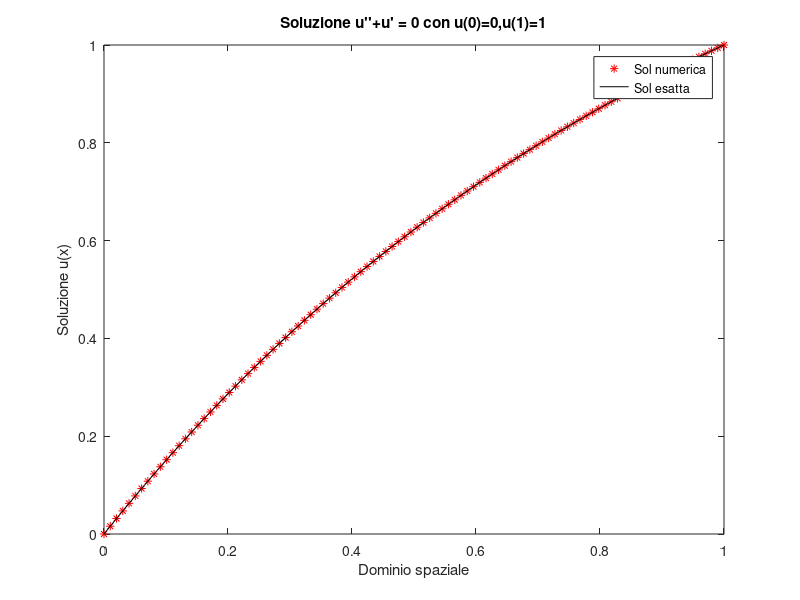

MATLAB code for this plot:
clear all;
close all;

%% Risoluzione equazione di poisson u''(x) + u'(x) = 1

L = 1;
N = 100; %Numero di punti nel dominio
x = linspace(0,L,N)'; %Dominio discretizzato
dx = x(2)-x(1); %Passo di discretizzazione

d1 = -2*ones(N,1);
d2 = ones(N-1,1);
D2 = diag(d1) + diag(d2,1) + diag(d2,-1);
D2 = 1/dx^2 * D2;
D2(1,1:2) = [1/dx^2,0];
D2(end,end-1:end) = [0,1/dx^2];

m1 = 1/(2*dx) * ones(N-1,1);
D1 = diag(m1,1)-diag(m1,-1);
D1(1,1:2) = [0,0];
D1(end,end-1:end) = [0,0];

f = zeros(length(x),1);
f(1) = 0;
f(end) = 1/dx^2;

%Soluzione numerica trovata nel vettore u
u = (D2+D1)\f;

%Soluzione analitica
uesatta = @(t) (exp(1)-exp(1-t))./(exp(1)-1);

plot(x,u,'r*',x,uesatta(x),'k-');
title("Soluzione u''+u' = 0 con u(0)=0,u(1)=1");
legend("Sol numerica","Sol esatta");
xlabel("Dominio spaziale");
ylabel("Soluzione u(x)");
